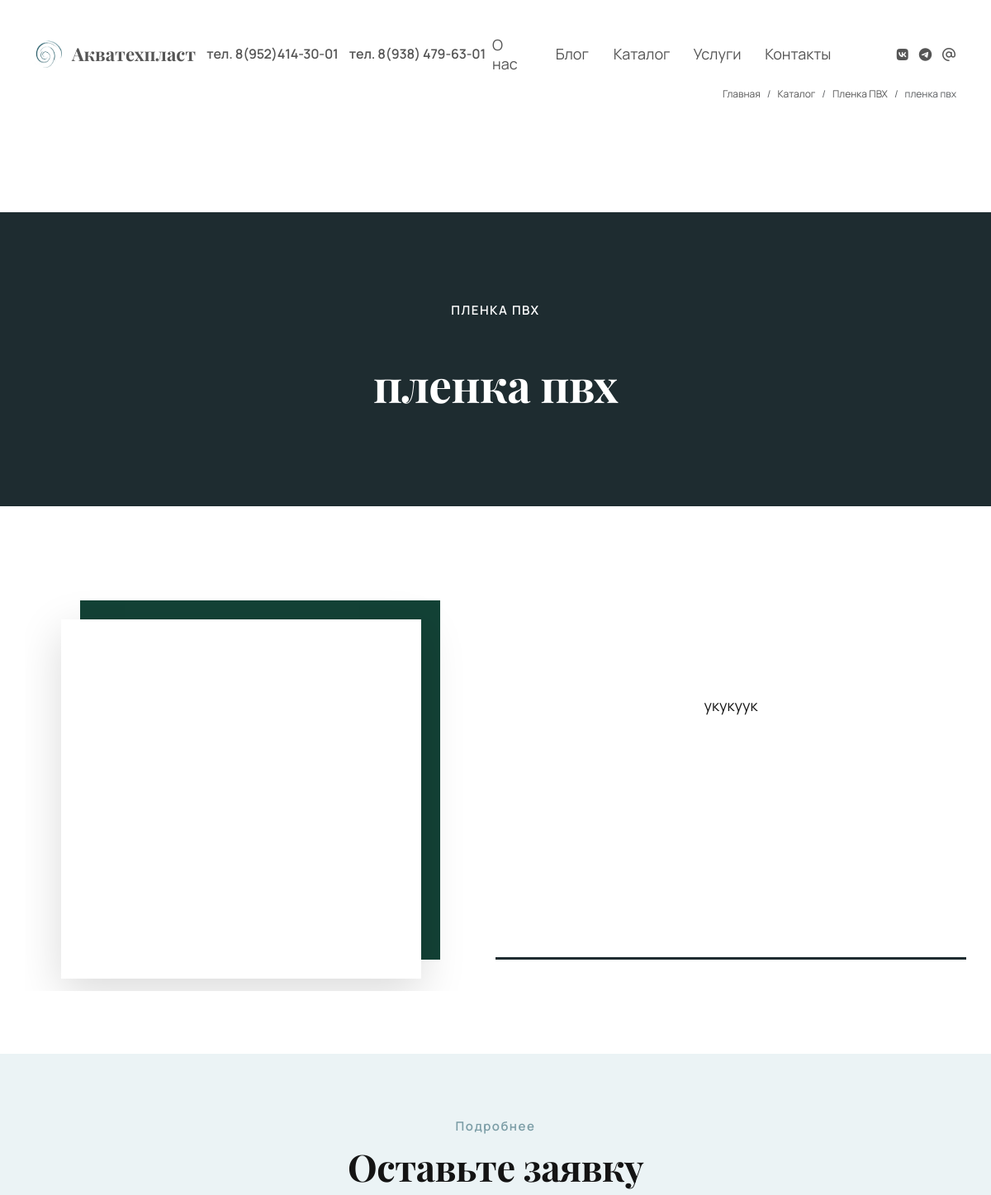
/catalog/product/plenka-pvh/ (upper part), run on an earlier commit of the app's database.
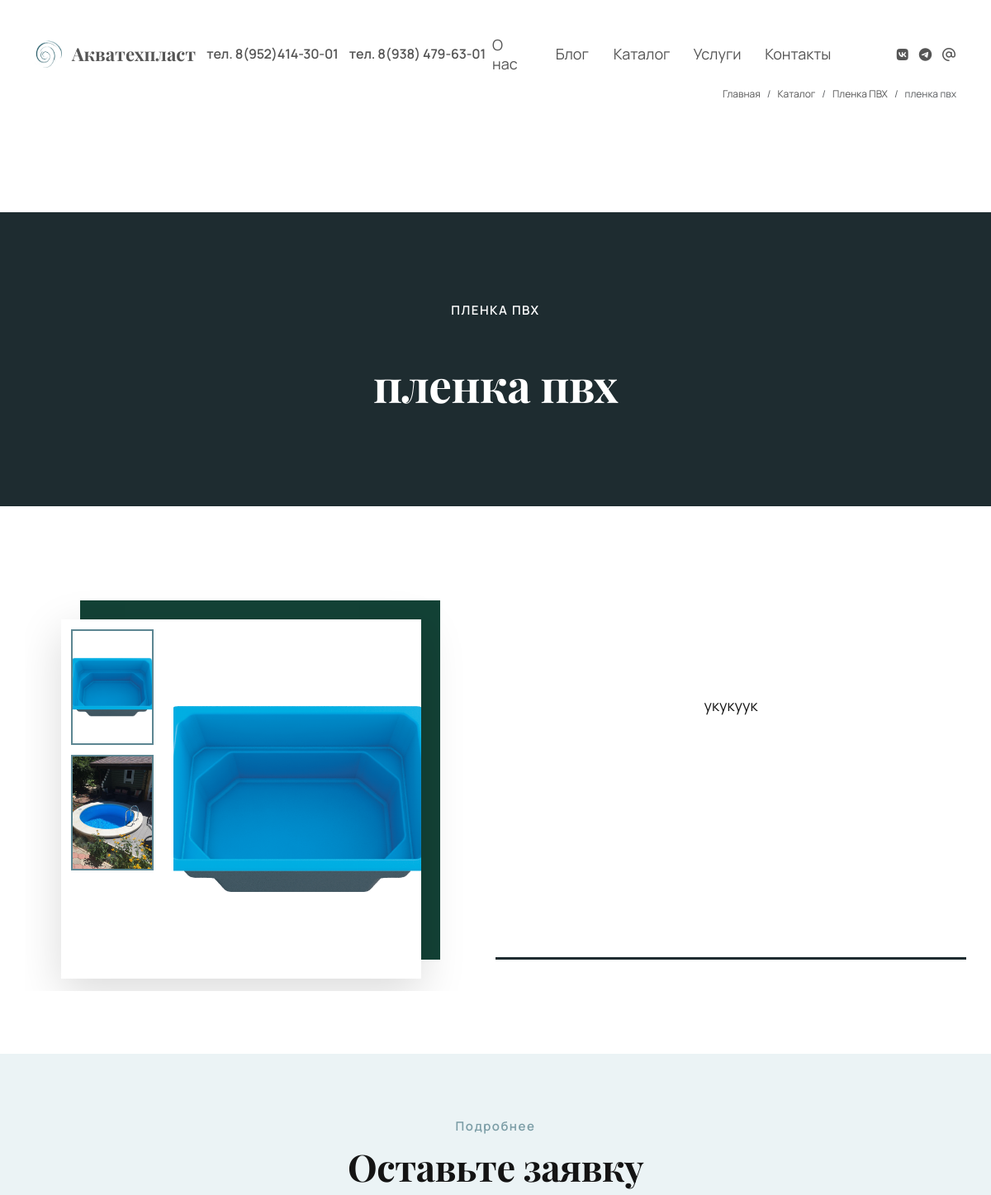
And on a later commit of the database.
### catalog/models.py (models this page shows, shortened)
class ShopCategoryModel(models.Model):
    class TypeProduct(models.IntegerChoices):
        POOL = 1, _('Бассейны')
        EQUIPMENT = 2, _('Оборудование')
        MATERIAL = 3, _('Материалы')
    ICONS = {
        TypeProduct.POOL: 'icons/pool.svg',
        TypeProduct.EQUIPMENT: 'icons/water-pump.svg',
        TypeProduct.MATERIAL: 'icons/material.svg',
    }
    type = models.IntegerField(choices=TypeProduct.choices, verbose_name='Тип категории')
    category = models.CharField(max_length=200,
                                verbose_name='Категория товара',
                                help_text='Указать категорию товаров')
    image = models.ImageField(upload_to='catalog/cover/',
                              verbose_name='Фото для обложки группы',
                              help_text='Красивое фото используется для оформления обложки страницы с описанием услуги')
    slug = models.SlugField(max_length=255,
                            unique=True,
                            db_index=True,
                            verbose_name="URL")
    def __str__(self):
        return self.category
    class Meta:
        verbose_name = 'Категории товаров'
        verbose_name_plural = 'Категория товара'

class ShopElementModel(models.Model):
    date = models.DateField(default=timezone.now,
                            verbose_name='Дата публикации')
    category = models.ForeignKey(ShopCategoryModel,
                                 verbose_name='Категория товара',
                                 help_text='Выбрать категорию',
                                 on_delete=models.CASCADE)
    title = models.CharField(max_length=200,
                             verbose_name='Название продукции',
                             help_text='Не больше 200 сиволов')
    length = models.FloatField(verbose_name='Длина',
                            help_text='Для чаши бассейна, если другая категория то не заполнять!',
                            default=0.00,
                            blank=True,
                            null=True)
    width = models.FloatField(verbose_name='Ширина',
                            help_text='Для чаши бассейна, если другая категория то не заполнять!',
                            default=0.00,
                            blank=True,
                            null=True)
    depth = models.FloatField(verbose_name='Глубина',
                            help_text='Для чаши бассейна, если другая категория то не заполнять!',
                            default=0.00,
                            blank=True,
                            null=True)
    description = models.TextField(verbose_name='Подробное описание продукции',
                                   help_text='Описать приемущества и недостатки, максимально подробно')
    price_to = models.FloatField(verbose_name='Цена от',
                                  default=0.00,
                                  help_text='Стоимость от. Не обязательно к заполнению',
                                  blank=True,
                                  null=True)
    image = models.ManyToManyField('Photo',
                                   related_name='product',
                              verbose_name='Фото товара',
                              help_text='Красивое фото используется для оформления обложки страницы с описанием услуги')
    slug = models.SlugField(max_length=255, unique=True, db_index=True, verbose_name="URL")
    class Meta:
        verbose_name='Товар'
        verbose_name_plural = 'Каталог товаров'

class Photo(models.Model):
    image = models.ImageField(upload_to='catalog/product/',
                              verbose_name='Фото товара',
                              help_text='Красивое фото используется для оформления обложки страницы с описанием услуги')
    class Meta:
        verbose_name='Изображение'
        verbose_name_plural = 'Загруженные изображения'

### main/views.py (the view)
# urls.py: path('catalog/product/<slug:slug>/', views.product_detail, name='product_detail'),
def product_detail(request, slug):
    product = get_object_or_404(ShopElementModel, slug=slug)
    breadcrumbs = [
        {"name": "Главная", "url": "/"},
        {"name": "Каталог", "url" : f"/catalog/"},
         {"name": product.category, "url": f"/catalog/category/{product.category.slug}/"},
        {"name": product.title, "url": request.path},
    ]
    return render(request, 'catalog/product_detail.html', {'product' : product,
                                                           'breadcrumbs' : breadcrumbs})

### templates/catalog/product_detail.html (shortened to what this page needs)
{% extends "components/base.html" %}
{% load static %}
{% block style %}
    <link href="http://www.jqueryscript.net/css/jquerysctipttop.css" rel="stylesheet" type="text/css">
    <link rel="stylesheet" href="{% static 'css/fancy.css' %}">
    <link rel="stylesheet" href="{% static 'css/blogs.css' %}">
    <link rel="stylesheet" href="{% static 'css/jquery.fancybox.css' %}">
    <link rel="stylesheet" href="{% static 'css/catalog.css' %}">
    <link rel="stylesheet" href="{% static 'css/services.css' %}">
{% endblock %}
{% block content %}
    <section class="blogs" id="blogs">
        <div class="container blogs-container">
            <h2 class="cycle-objects-title">{{ product.category }}</h2>
            <h1 class="cycle-objects-subtitle">{{ product.title }}</h1>
        </div>
    </section>
    <section class="catalog" id="catalog">
        <div class="container catalog-container">
            <div class="row catalog-content">
                <div class="col-xl-6 col-lg-12 catalog-img">
                    <div class="catalog-img-bg">
                        <div class="image">
                            <div class="previews">
                                {% for image in product.image.all %}
                                    <a
                                    data-full="{{ image.image.url }}"
                                    class="gallery-link block {% if forloop.first %}selected{% endif %}">
                                        <img class="xzoom-gallery" width="80" src="{{ image.image.url }}" />
                                    </a>
                                {% endfor %}
                            </div>
                            <div class="full">
                                {% for image in product.image.all %}
                                    {% if forloop.first %}
                                        <img src="{{ image.image.url }}" xoriginal="{{ image.image.url }}" />
                                    {% endif %}
                                {% endfor %}
                            </div>
                        </div>
                    </div>
                </div>
                <div class="col-xl-6 col-lg-12 catalog-price product">
                    <div class="product-desc">
                        <p>{{ product.description }}</p>
                    </div>
                </div>
            </div>
        </div>
    </section>
    <section class="service-form">
        <h5>Подробнее</h5>
        <h6>Оставьте заявку</h6>
</section>
{% endblock %}

### templates/components/base.html (shortened to what this page needs)
{% load static %}
<!DOCTYPE html>
<html lang="en">
<head>
    <link rel="stylesheet" href="{% static 'css/style.css' %}">
    <link href="https://cdn.jsdelivr.net/npm/bootstrap@5.3.3/dist/css/bootstrap.min.css" rel="stylesheet">
    <link rel="stylesheet" href="{% static 'css/style.css' %}">
    <link rel="stylesheet" href="{% static 'css/header.css' %}">
    <link rel="stylesheet" href="{% static 'css/footer.css' %}">
    <link rel="stylesheet"href="https://cdn.jsdelivr.net/npm/@fancyapps/ui@5.0/dist/fancybox/fancybox.css" />
    {% block style %}
    {% endblock %}
</head>
<body>
    {% include "components/header.html" %}
    <main>
        {% block content %}
        {% endblock %}
    </main>
</body>
</html>

### templates/components/header.html (shortened to what this page needs)
{% load static %}
<header class="header">
    <div class="container header-visible">
        <div class="row">
            <div class="col-xl-6 col-lg-12 header-title">
                <a class="header-title-logo" href="https://poolkuban.ru">
                    <img src="{% static 'img/logo/rak.png' %}" alt="Акватехпласт">
                    <p>Акватехпласт</p>
                </a>
                <a class="header-title-tel" href="tel:89534143001">тел. 8(952)414-30-01</a>
                <a class="header-title-tel" href="tel:+79384796301">тел. 8(938) 479-63-01</a>
            </div>
            <div class="col-xl-6 col-lg-12 header-nav">
                <div class="header-nav-menu">
                    <nav>
                        <ul>
                            <li class="header-effect block"><a href="{% url 'about' %}">О нас</a></li>
                            <li class="header-effect block"><a href="{% url 'blogs' %}">Блог</a></li>
                            <li class="header-effect block"><a href="{% url 'catalog' %}">Каталог</a></li>
                            <li class="header-effect block"><a href="{% url 'services' %}">Услуги</a></li>
                            <li class="header-effect block"><a href="{% url 'contact' %}">Контакты</a></li>
                        </ul>
                    </nav>
                </div>
                <div class="header-nav-icon header-effect">
                    <a href="#">
                        <i class="fa-brands fa-vk"></i>
                    </a>
                    <a href="#">
                        <i class="fa-brands fa-telegram"></i>
                    </a>
                    <a href="#">
                        <i class="fa-solid fa-at"></i>
                    </a>
                </div>
            </div>
        </div>
    </div>
    {% include "components/breadcrumbs.html" %}
</header>

### templates/components/breadcrumbs.html
{% load static %}
<div class="breadcrumb">
    <div class="container">
        <nav aria-label="breadcrumb">
            <ol class="breadcrumb-list" name="breadcrumb">
                {% for breadcrumb in breadcrumbs %}
                    {% if not forloop.last %}
                        <li class="breadcrumb-item"><a href="{{ breadcrumb.url }}">{{ breadcrumb.name }}</a></li>
                    {% else %}
                        <li class="breadcrumb-item active" aria-current="page">{{ breadcrumb.name }}</li>
                    {% endif %}
                {% endfor %}
            </ol>
        </nav>
    </div>
</div>

### templates/components/serviceForm.html (shortened to what this page needs)
{% load static %}

### templates/components/footer.html (shortened to what this page needs)
{% load static %}

### static/css/style.css (style rules this page uses)
.cycle-objects-subtitle { opacity: 0; -webkit-transform: translateY(-20px); -ms-transform: translateY(-20px); transform: translateY(-20px); -webkit-transition: all 0.5s ease; transition: all 0.5s ease; }
.cycle-objects-title { opacity: 0; -webkit-transform: translateY(20px); -ms-transform: translateY(20px); transform: translateY(20px); -webkit-transition: all 0.5s ease; transition: all 0.5s ease; }
.fade-element { opacity: 1; -webkit-transform: translateX(0); -ms-transform: translateX(0); transform: translateX(0); -webkit-transform: translateY(0); -ms-transform: translateY(0); transform: translateY(0); }
* { padding: 0; margin: 0; -webkit-box-sizing: border-box; box-sizing: border-box; }
h1, h2, h3, h4, h5, h6 { font-family: "Play fair"; font-weight: 700; }
p, li, a, input, button { font-family: "Manrope"; font-weight: 400; }
ol, ul, li { list-style: none; }
a { text-decoration: none; border: none; color: rgb(85, 85, 85); }
main { position: relative; margin-top: 96px; }
.breadcrumb { width: 100%; height: 30px; padding-top: 12px; margin-bottom: 0; border-bottom: 1px solid rgb(255, 255, 255); display: -webkit-box; display: -ms-flexbox; display: flex; -webkit-box-align: center; -ms-flex-align: center; align-items: center; font-size: 12px; }
.breadcrumb-list { display: -webkit-box; display: -ms-flexbox; display: flex; -webkit-box-pack: end; -ms-flex-pack: end; justify-content: flex-end; -ms-flex-wrap: wrap; flex-wrap: wrap; }

### static/css/footer.css (style rules this page uses)
.cycle-objects-subtitle { opacity: 0; -webkit-transform: translateY(-20px); -ms-transform: translateY(-20px); transform: translateY(-20px); -webkit-transition: all 0.5s ease; transition: all 0.5s ease; }
.cycle-objects-title { opacity: 0; -webkit-transform: translateY(20px); -ms-transform: translateY(20px); transform: translateY(20px); -webkit-transition: all 0.5s ease; transition: all 0.5s ease; }
.fade-element { opacity: 1; -webkit-transform: translateX(0); -ms-transform: translateX(0); transform: translateX(0); -webkit-transform: translateY(0); -ms-transform: translateY(0); transform: translateY(0); }

### static/css/blogs.css (style rules this page uses)
.cycle-objects-subtitle { opacity: 0; -webkit-transform: translateY(-20px); -ms-transform: translateY(-20px); transform: translateY(-20px); -webkit-transition: all 0.5s ease; transition: all 0.5s ease; }
.cycle-objects-title { opacity: 0; -webkit-transform: translateY(20px); -ms-transform: translateY(20px); transform: translateY(20px); -webkit-transition: all 0.5s ease; transition: all 0.5s ease; }
.fade-element { opacity: 1; -webkit-transform: translateX(0); -ms-transform: translateX(0); transform: translateX(0); -webkit-transform: translateY(0); -ms-transform: translateY(0); transform: translateY(0); }
.blogs { display: -webkit-box; display: -ms-flexbox; display: flex; -webkit-box-align: center; -ms-flex-align: center; align-items: center; width: 100%; background: rgb(30, 44, 48); min-height: 356px; color: rgb(255, 255, 255); }
.blogs-container { max-width: 659px; margin-top: 76px; margin-bottom: 76px; display: -webkit-box; display: -ms-flexbox; display: flex; -webkit-box-orient: vertical; -webkit-box-direction: normal; -ms-flex-direction: column; flex-direction: column; color: rgb(255, 255, 255); }
.blogs-container > h2 { font-family: "Manrope"; font-size: 15px; font-weight: 600; line-height: 23.17px; letter-spacing: 0.1em; text-align: center; text-transform: uppercase; padding-bottom: 36px; color: rgb(255, 255, 255); }
.blogs-container > h1 { font-family: "Play fair"; font-size: 55px; font-weight: 700; line-height: 66px; letter-spacing: -0.01em; text-align: center; color: rgb(255, 255, 255); }

What changed in the data, as far as the page shows it:
added Photo: image (picture)
added Photo: image (picture), shown under "пленка пвх"
